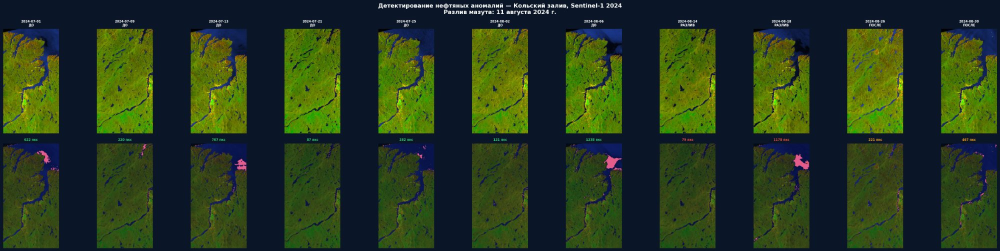
#> input picture thesis/otchet/figures/old_image1.png, 2000 x 502 px, given in place of pechenga_feb2026_winter_VV.webp, which was not available (shown at 1/2 size); the run also reads 1 picture not shown here
$ python make_port_figures.py
#> lines starting #> are read from the running program, lines starting #| are printed output that depends on the picture; after the words box and inside, x2 and y2 are one past the last pixel; in counts of white or black regions, pixels touching at a corner belong together; pictures that were not available may be replaced by others from this repository, and a replacement may not be noted
### thesis/otchet/figures/sar_style.py
"""Shared light-academic styling for thesis SAR figures (Times-New-Roman-like)."""
import numpy as np
from PIL import Image
import matplotlib
matplotlib.use('Agg')
import matplotlib.pyplot as plt
from matplotlib.patches import FancyArrowPatch
from scipy import ndimage as ndi
from scipy.ndimage import gaussian_filter, binary_opening, binary_closing, uniform_filter

# Liberation Serif is metrically identical to Times New Roman
plt.rcParams['font.family'] = 'Liberation Serif'
plt.rcParams['mathtext.fontset'] = 'dejavuserif'

# Academic palette (muted, print-safe)
COL = {
    'water':  '#1f4e79',   # dark blue — water / sea
    'oil':    '#b02418',   # dark red — oil / anomaly / look-alike
    'land':   '#7a5c1e',   # ochre — tundra / land
    'ice':    '#2f7d7d',   # teal — ice
    'iceL':   '#5fa8a8',   # light teal — drift / young ice
    'coast':  '#555555',   # gray — coastline
    'veg':    '#2d6a4f',   # dark green — vegetation
    'infra':  '#b8860b',   # dark goldenrod — port infrastructure
    'sky':    '#356ab3',   # medium blue
}
FACE = 'white'
GRID = '#9aa0a6'

def load(path):
    return np.asarray(Image.open(path).convert('L'), float)

def load_rgb(path):
    return np.asarray(Image.open(path).convert('RGB'))

def texture(a, win=9):
    m = uniform_filter(a.astype(float), win)
    m2 = uniform_filter((a*a).astype(float), win)
    return np.sqrt(np.clip(m2 - m*m, 0, None))

def detect(a, land_pct=80, k=1.3, smooth_pct=45, min_frac=0.0015):
    """Texture-aware adaptive-threshold dark-zone detector.
    Returns candidate mask + (mu, sigma, T) of the smooth-surface population."""
    sm = gaussian_filter(a, 1.5)
    tex = texture(sm, 11)
    smooth = tex < np.percentile(tex, smooth_pct)
    bright = sm > np.percentile(sm, land_pct)
    flat = smooth & ~bright
    flat = binary_closing(binary_opening(flat, iterations=2), iterations=3)
    fv = sm[flat]
    if fv.size == 0:
        return np.zeros_like(flat, bool), 0, 0, 0
    mu, sigma = fv.mean(), fv.std()
    T = max(mu - k*sigma, np.percentile(fv, 8))
    cand = flat & (sm < T)
    cand = binary_opening(cand, iterations=2)
    cand = binary_closing(cand, iterations=3)
    lbl, n = ndi.label(cand)
    sizes = ndi.sum(np.ones_like(lbl), lbl, range(1, n+1))
    keep = np.zeros_like(cand)
    for i, s in enumerate(sizes, 1):
        if s > a.size*min_frac:
            keep |= (lbl == i)
    return keep, mu, sigma, T

def style_axes(ax):
    ax.set_xticks([]); ax.set_yticks([])
    for s in ax.spines.values():
        s.set_color(GRID); s.set_linewidth(0.8)

def panel_label(ax, txt, x=0.012, y=0.965):
    ax.text(x, y, txt, transform=ax.transAxes, fontsize=12, fontweight='bold',
            color='black', va='top', ha='left',
            bbox=dict(boxstyle='square,pad=0.25', fc='white', ec=GRID, lw=0.6, alpha=0.92))

def arrow(ax, W, H, fx, fy, tx, ty, txt, col, fs=8.5):
    """Annotation: white label box w/ colored border at (tx,ty), arrow to (fx,fy)."""
    ax.add_patch(FancyArrowPatch((tx*W, ty*H), (fx*W, fy*H),
        arrowstyle='-|>', mutation_scale=12, color=col, lw=1.5,
        shrinkA=0, shrinkB=2))
    ax.text(tx*W, ty*H, txt, color='black', fontsize=fs, fontweight='bold',
            ha='center', va='center',
            bbox=dict(boxstyle='round,pad=0.3', fc='white', ec=col, lw=1.3, alpha=0.95))

def stat_box(ax, W, H, txt):
    ax.text(0.015*W, 0.985*H, txt, color='black', fontsize=8, va='bottom', ha='left',
            bbox=dict(boxstyle='round,pad=0.3', fc='white', ec=GRID, lw=0.6, alpha=0.9))

def overlay(ax, mask, H, W, rgb, alpha=0.40):
    ov = np.zeros((H, W, 4))
    ov[...,0]=rgb[0]; ov[...,1]=rgb[1]; ov[...,2]=rgb[2]; ov[...,3]=mask*alpha
    ax.imshow(ov, aspect='equal')

### thesis/otchet/figures/make_port_figures.py
import sys, os
sys.path.insert(0, os.path.dirname(__file__))
import numpy as np
import matplotlib
matplotlib.use('Agg')
import matplotlib.pyplot as plt
import matplotlib.gridspec as gridspec
from matplotlib.lines import Line2D
from sar_style import (load, detect, style_axes, panel_label, arrow, stat_box,
                       overlay, COL, GRID)

BASE = '/home/user/spbu_db_hw/thesis'
OUT  = '/home/user/spbu_db_hw/thesis/otchet/figures'

def four_panel(name, srcA, srcB, titleA, titleB, annsA, annsB,
               paramsA, paramsB, legend, ovA=(0.12,0.45,0.85), ovB=(0.80,0.30,0.10)):
    a1 = load(srcA); a2 = load(srcB)
    H1,W1 = a1.shape; H2,W2 = a2.shape
    c1,mu1,s1,T1 = detect(a1, **paramsA)
    c2,mu2,s2,T2 = detect(a2, **paramsB)
    df1,df2 = c1.mean()*100, c2.mean()*100

    fig = plt.figure(figsize=(13, 10.4), facecolor='white')
    gs = gridspec.GridSpec(2,2, figure=fig, left=0.012, right=0.988,
                           top=0.965, bottom=0.072, wspace=0.03, hspace=0.07)
    ax = [[fig.add_subplot(gs[r,c]) for c in range(2)] for r in range(2)]
    for row in ax:
        for a_ in row: style_axes(a_)

    # A — original A
    ax[0][0].imshow(a1, cmap='gray', vmin=0, vmax=255, aspect='equal')
    ax[0][0].set_title(titleA, color='black', fontsize=10.5, pad=4)
    panel_label(ax[0][0], 'а)')
    for (fx,fy,tx,ty,t,c) in annsA: arrow(ax[0][0],W1,H1,fx,fy,tx,ty,t,c)

    # B — original B
    ax[0][1].imshow(a2, cmap='gray', vmin=0, vmax=255, aspect='equal')
    ax[0][1].set_title(titleB, color='black', fontsize=10.5, pad=4)
    panel_label(ax[0][1], 'б)')
    for (fx,fy,tx,ty,t,c) in annsB: arrow(ax[0][1],W2,H2,fx,fy,tx,ty,t,c)

    # C — detection A
    ax[1][0].imshow(a1, cmap='gray', vmin=0, vmax=255, aspect='equal')
    overlay(ax[1][0], c1, H1, W1, ovA, 0.42)
    ax[1][0].set_title(f'Детекция тёмных зон — {df1:.1f}% кадра',
                       color='black', fontsize=10.5, pad=4)
    panel_label(ax[1][0], 'в)')
    stat_box(ax[1][0], W1, H1, f'μ={mu1:.0f}  σ={s1:.0f}  T=μ−{paramsA.get("k",1.3)}σ={T1:.0f}')

    # D — detection B
    ax[1][1].imshow(a2, cmap='gray', vmin=0, vmax=255, aspect='equal')
    overlay(ax[1][1], c2, H2, W2, ovB, 0.44)
    ax[1][1].set_title(f'Детекция тёмных зон — {df2:.1f}% кадра',
                       color='black', fontsize=10.5, pad=4)
    panel_label(ax[1][1], 'г)')
    stat_box(ax[1][1], W2, H2, f'μ={mu2:.0f}  σ={s2:.0f}  T=μ−{paramsB.get("k",1.3)}σ={T2:.0f}')

    # legend strip
    handles = [Line2D([0],[0], marker='o', color='w', markerfacecolor=c,
                      markeredgecolor=GRID, markersize=9, label=l) for c,l in legend]
    fig.legend(handles=handles, loc='lower center', ncol=len(legend),
               frameon=False, fontsize=8.5, bbox_to_anchor=(0.5, 0.006),
               handletextpad=0.4, columnspacing=1.4)
    fig.savefig(f'{OUT}/{name}', dpi=150, facecolor='white')
    plt.close()
    print(f'{name}: A μ={mu1:.0f} σ={s1:.0f} T={T1:.0f} {df1:.1f}% | B μ={mu2:.0f} σ={s2:.0f} T={T2:.0f} {df2:.1f}%')
    return dict(mu1=mu1,s1=s1,T1=T1,df1=df1,mu2=mu2,s2=s2,T2=T2,df2=df2)

# ════════════════════════════════ ПЕЧЕНГА ════════════════════════════════
# wind-shadow + biogenic look-alikes; winter (Feb 2026) + summer (Aug 2025)
pech = four_panel(
    'fig_pechenga.png',
    f'{BASE}/sar_pechenga/pechenga_feb2026_winter_VV.webp',
    f'{BASE}/sar_pechenga/pechenga_aug2025_summer_VV.webp',
    'Февраль 2026 — зима (Sentinel-1, VV)',
    'Август 2025 — лето (Sentinel-1, VV)',
    annsA=[
        (0.30,0.12, 0.16,0.05, 'Сопки\n(суша)', COL['land']),
        (0.55,0.40, 0.70,0.22, 'Акватория\nзалива (вода)', COL['water']),
        (0.45,0.62, 0.30,0.78, 'Ветровая тень\n← look-alike', COL['oil']),
        (0.10,0.80, 0.05,0.92, 'Берег', COL['coast']),
    ],
    annsB=[
        (0.78,0.18, 0.90,0.06, 'Полуостров\n(суша)', COL['land']),
        (0.40,0.30, 0.22,0.16, 'Береговая линия', COL['coast']),
        (0.45,0.65, 0.62,0.80, 'Биогенная плёнка /\nштилевая зона\n← look-alike', COL['oil']),
        (0.20,0.55, 0.07,0.42, 'Открытая\nвода', COL['water']),
    ],
    paramsA=dict(land_pct=78, k=1.3, smooth_pct=50),
    paramsB=dict(land_pct=80, k=1.3, smooth_pct=48),
    legend=[(COL['land'],'суша'),(COL['water'],'вода'),(COL['coast'],'берег'),
            (COL['oil'],'тёмная зона (look-alike)')],
    ovA=(0.12,0.45,0.85), ovB=(0.80,0.30,0.10))
#> in texture, `m2 = uniform_filter((a*a).astype(float), win)`:
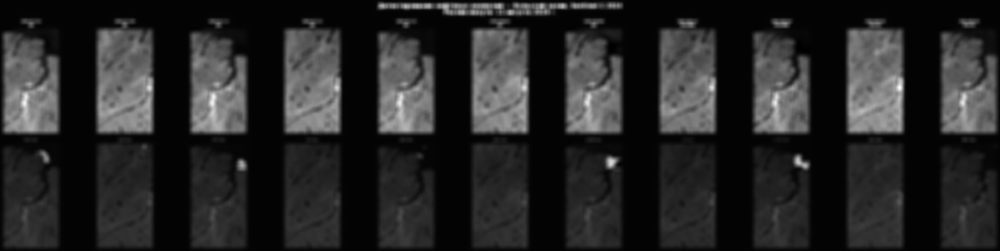
#> m2: shape (502, 2000) float64 (shown at 1/2 size); min 53.35, max 22179.2, mean 3496; drawn with min black and max white
#> in texture, `return np.sqrt(np.clip(m2 - m*m, 0, None))`:
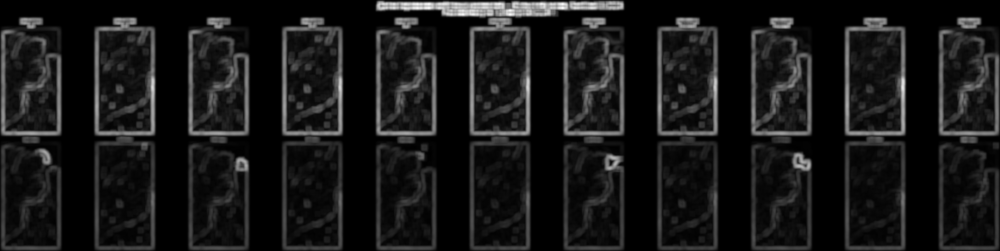
#> returned value: shape (502, 2000) float64 (shown at 1/2 size); min 0, max 64.79, mean 6.2; drawn with min black and max white
#> in detect, `smooth = tex < np.percentile(tex, smooth_pct)`:
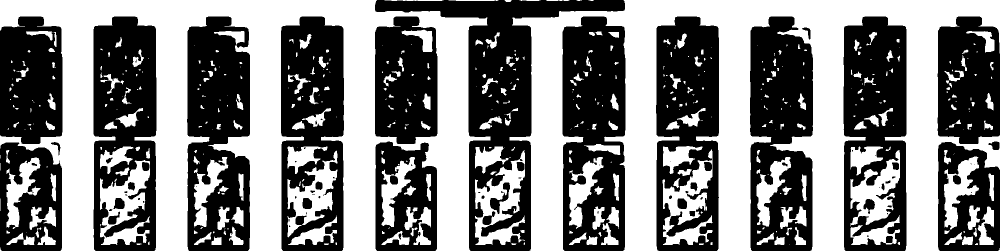
#> smooth: shape (502, 2000) bool (shown at 1/2 size); 50% white; 460 white regions (203 under 20 px), largest, box (x1, y1, x2, y2) and area: (0, 0, 981, 502) 192817, (1019, 0, 2000, 502) 191115, (950, 300, 1050, 490) 8283
#> in detect, `bright = sm > np.percentile(sm, land_pct)`: bright: shape (502, 2000) bool; 22% white; 131 white regions (37 under 20 px), largest, box (x1, y1, x2, y2) and area: (1695, 58, 1807, 266) 22570, (194, 58, 306, 266) 21636, (944, 58, 1056, 266) 21553
#> in detect, `flat = binary_closing(binary_opening(flat, iterations=2), iterations=3)`: flat: shape (502, 2000) bool; 47.2% white; 121 white regions (13 under 20 px), largest, box (x1, y1, x2, y2) and area: (3, 3, 981, 499) 189843, (1019, 3, 1997, 499) 185437, (950, 303, 1050, 490) 8183
#> in detect, `mu, sigma = fv.mean(), fv.std()`: mu = 27.94; sigma = 15.78
#> in detect, `T = max(mu - k*sigma, np.percentile(fv, 8))`: T = 20
#> in detect, `cand = flat & (sm < T)`: cand: shape (502, 2000) bool; 2.3% white; 663 white regions (360 under 20 px), largest, box (x1, y1, x2, y2) and area: (81, 270, 126, 323) 498, (1216, 267, 1254, 308) 444, (1306, 118, 1313, 178) 404
#> in detect, `cand = binary_opening(cand, iterations=2)`: cand: shape (502, 2000) bool; 1.2% white; 215 white regions (52 under 20 px), largest, box (x1, y1, x2, y2) and area: (1306, 118, 1313, 178) 383, (1224, 268, 1254, 297) 357, (381, 274, 419, 285) 318
#> in detect, `cand = binary_closing(cand, iterations=3)`: cand: shape (502, 2000) bool; 1.2% white; 209 white regions (51 under 20 px), largest, box (x1, y1, x2, y2) and area: (1306, 118, 1313, 178) 384, (1224, 268, 1254, 297) 363, (381, 274, 419, 285) 318
#> in detect, `lbl, n = ndi.label(cand)`:
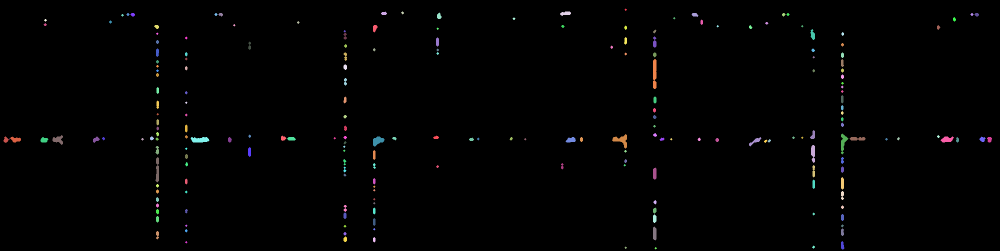
#> lbl: shape (502, 2000) int32 (shown at 1/2 size); 215 distinct labels, from 0 to 214; one colour per label, 0 black
#> in detect, `lbl, n = ndi.label(cand)`: n = 214
#> in detect, `sizes = ndi.sum(np.ones_like(lbl), lbl, range(1, n+1))`: sizes = 214 values, max 384 at index 61, min 1 at index 143, mean 55.19
#> the loop in detect, `for i, s in enumerate(sizes, 1):` made 214 passes
#> s on passes 1 to 3: 13, 61, 21
#> after the loop in detect, `for i, s in enumerate(sizes, 1):`: keep: shape (502, 2000) bool; every value is 0
#> in four_panel, `c1,mu1,s1,T1 = detect(a1, **paramsA)`: mu1 = 27.94; s1 = 15.78; T1 = 20
#> call 2 of detect, with land_pct = 80, k = 1.3, smooth_pct = 48, min_frac = 0.0015
#> in detect (call 2), `smooth = tex < np.percentile(tex, smooth_pct)`: smooth: shape (502, 2000) bool; 48% white; 500 white regions (251 under 20 px), largest, box (x1, y1, x2, y2) and area: (0, 0, 981, 502) 191199, (1019, 0, 2000, 502) 190115, (575, 321, 675, 474) 5730
#> in detect (call 2), `bright = sm > np.percentile(sm, land_pct)`: bright: shape (502, 2000) bool; 20% white; 174 white regions (60 under 20 px), largest, box (x1, y1, x2, y2) and area: (1695, 58, 1807, 266) 21875, (194, 58, 306, 266) 20370, (945, 58, 1056, 266) 20143
#> in detect (call 2), `flat = binary_closing(binary_opening(flat, iterations=2), iterations=3)`:
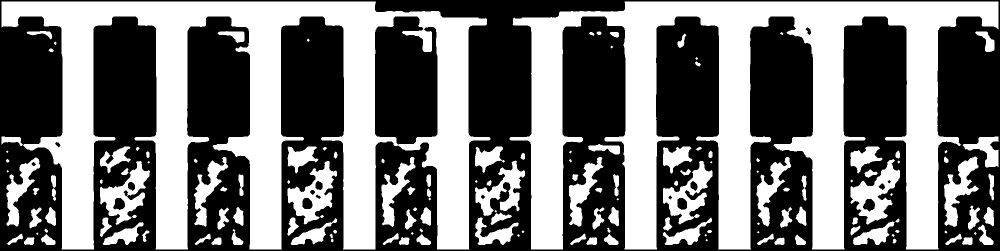
#> flat: shape (502, 2000) bool (shown at 1/2 size); 45.7% white; 142 white regions (22 under 20 px), largest, box (x1, y1, x2, y2) and area: (3, 3, 981, 499) 188941, (1019, 3, 1997, 499) 184515, (1701, 318, 1800, 449) 5372
#> in detect (call 2), `mu, sigma = fv.mean(), fv.std()`: mu = 27.13; sigma = 15.15
#> in detect (call 2), `cand = flat & (sm < T)`:
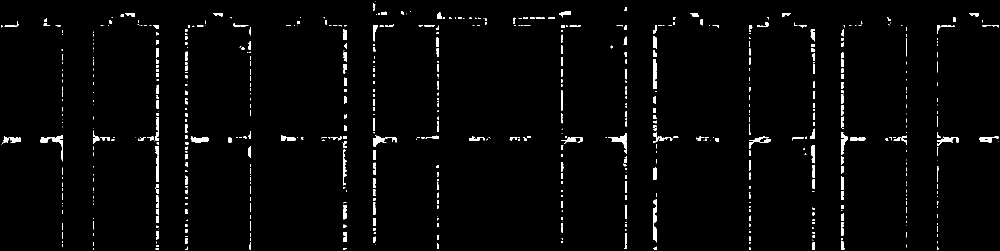
#> cand: shape (502, 2000) bool (shown at 1/2 size); 2.3% white; 660 white regions (360 under 20 px), largest, box (x1, y1, x2, y2) and area: (81, 270, 126, 323) 496, (1216, 267, 1254, 308) 436, (1306, 118, 1313, 178) 396
#> in detect (call 2), `cand = binary_opening(cand, iterations=2)`: cand: shape (502, 2000) bool; 1.1% white; 210 white regions (51 under 20 px), largest, box (x1, y1, x2, y2) and area: (1306, 119, 1313, 178) 373, (1224, 268, 1254, 297) 352, (381, 274, 418, 285) 303
#> in detect (call 2), `cand = binary_closing(cand, iterations=3)`: cand: shape (502, 2000) bool; 1.1% white; 205 white regions (50 under 20 px), largest, box (x1, y1, x2, y2) and area: (1306, 119, 1313, 178) 373, (1224, 268, 1254, 297) 358, (381, 274, 418, 285) 303
#> in detect (call 2), `lbl, n = ndi.label(cand)`: lbl: shape (502, 2000) int32; 210 distinct labels, from 0 to 209
#> in detect (call 2), `lbl, n = ndi.label(cand)`: n = 209
#> in detect (call 2), `sizes = ndi.sum(np.ones_like(lbl), lbl, range(1, n+1))`: sizes = 209 values, max 373 at index 59, min 1 at index 138, mean 54.34
#> the loop in detect (call 2), `for i, s in enumerate(sizes, 1):` made 209 passes
#> in four_panel, `c2,mu2,s2,T2 = detect(a2, **paramsB)`: mu2 = 27.13; s2 = 15.15; T2 = 20
#> in four_panel, `df1,df2 = c1.mean()*100, c2.mean()*100`: df1 = 0
#> in four_panel, `fig.savefig(f'{OUT}/{name}', dpi=150, facecolor='white')`:
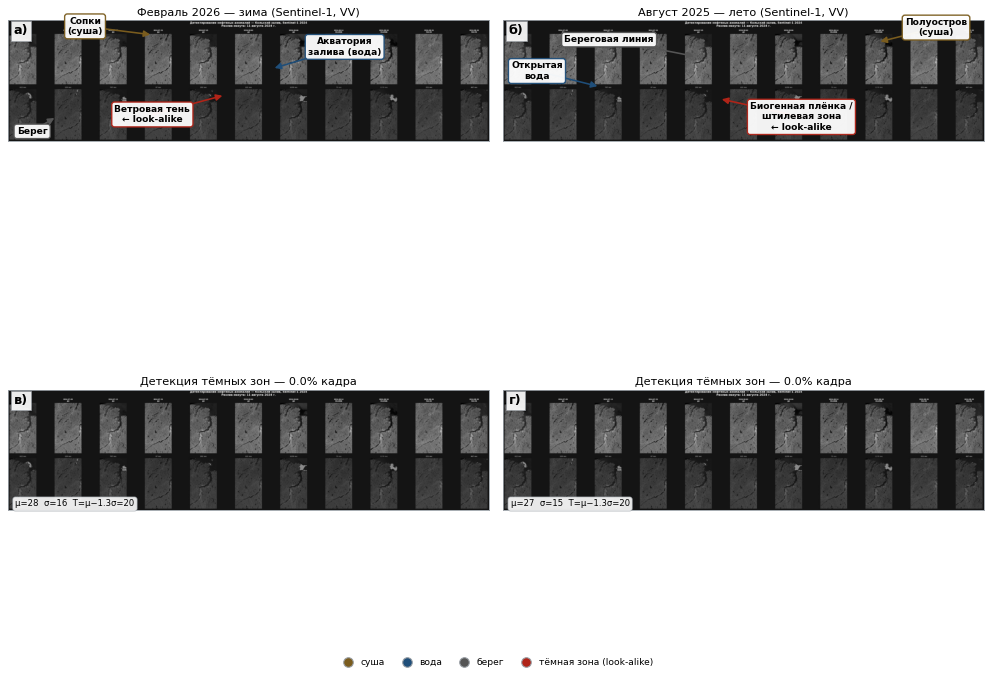
#> figure drawn by matplotlib, 4 panels
#| fig_pechenga.png: A μ=28 σ=16 T=20 0.0% | B μ=27 σ=15 T=20 0.0%
#> pech = {'mu1': 27.94, 's1': 15.78, 'T1': 20, 'df1': 0, 'mu2': 27.13, 's2': 15.15, 'T2': 20, 'df2': 0}

# ════════════════════════════════ ВАРАНДЕЙ ═══════════════════════════════
# left=tundra(land), right=Pechora Sea; May 2025 breakup + Apr 2025 winter
vara = four_panel(
    'fig_varandey.png',
    f'{BASE}/sar_varandey/scene_may2025_preview.webp',
    f'{BASE}/sar_varandey/scene_apr2025_preview.webp',
    'Конец мая 2025 — весенний ледоход',
    'Середина апреля 2025 — поздняя зима',
    annsA=[
        (0.10,0.42, 0.05,0.25, 'Тундра\n(суша)', COL['land']),
        (0.30,0.52, 0.18,0.70, 'Берег. линия', COL['coast']),
        (0.72,0.18, 0.86,0.06, 'Печорское море\n(откр. вода)', COL['water']),
        (0.44,0.32, 0.57,0.15, 'Кромка льда', COL['ice']),
        (0.52,0.58, 0.66,0.74, 'Дрейфующий лёд', COL['iceL']),
        (0.82,0.52, 0.93,0.66, 'Ветровая тень\n← look-alike', COL['oil']),
    ],
    annsB=[
        (0.12,0.35, 0.05,0.18, 'Тундра\n(суша,\nснег)', COL['land']),
        (0.37,0.50, 0.22,0.66, 'Берег. линия', COL['coast']),
        (0.50,0.38, 0.62,0.20, 'Припай\n(fast ice)', COL['iceL']),
        (0.72,0.28, 0.87,0.13, 'Гладкий лёд (FYI)\n← look-alike', COL['oil']),
        (0.60,0.52, 0.78,0.64, 'Разводье', COL['water']),
    ],
    paramsA=dict(land_pct=82, k=1.3, smooth_pct=45),
    paramsB=dict(land_pct=80, k=1.3, smooth_pct=42),
    legend=[(COL['land'],'суша'),(COL['water'],'вода/разводье'),(COL['ice'],'лёд'),
            (COL['oil'],'тёмная зона (look-alike)')],
    ovA=(0.12,0.45,0.85), ovB=(0.80,0.30,0.10))
#> (the run stopped early here; a loop or call above may not have finished)
